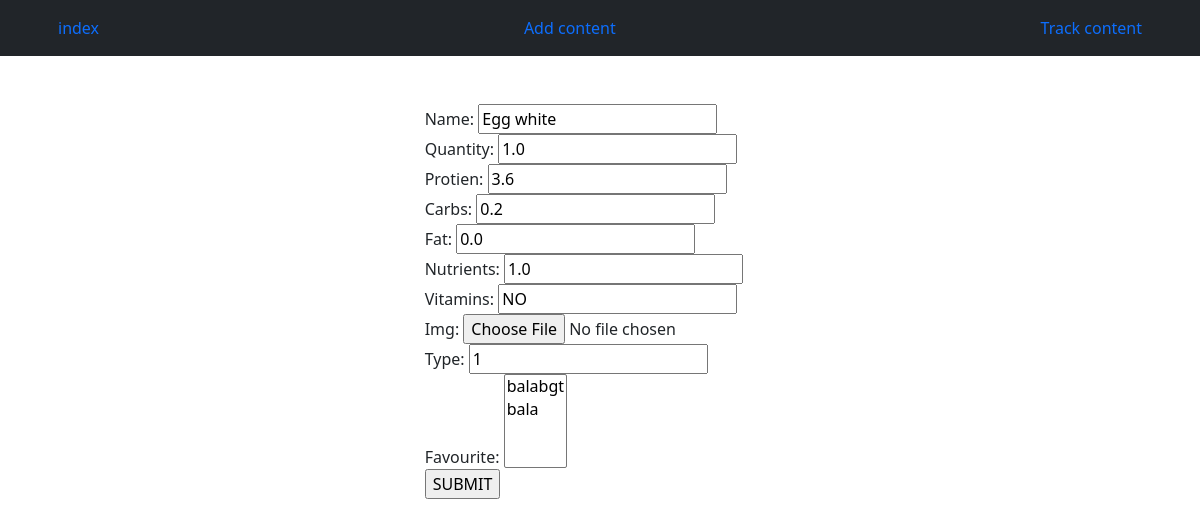
The app's page /update/2/ with its own data.
### calapp/models.py (models this page shows)
class finalmodel(models.Model):
    name=models.CharField( max_length=50)
    quantity= models.FloatField()
    protien=models.FloatField()
    carbs=models.FloatField()
    fat=models.FloatField()
    nutrients=models.FloatField()
    vitamins= models.CharField(max_length=50)
    img= models.ImageField(upload_to='foodimg/',blank=True)
    type= models.CharField(max_length=50)

### calapp/views.py (the view, shortened to what this page needs)
# urls.py: path('update/<int:pk>/',views.update,name="update"),
def update(request,pk):
    res=finalmodel.objects.get(id=pk)
    form=caloform(instance=res)
    return render(request,'update.html',{"form":form})

### calapp/forms.py
class caloform(forms.ModelForm):
    class Meta:
        model=calmodel
        fields="__all__"

### templates/update.html (shortened to what this page needs)
{% extends "base.html" %}
{% block content %}
<form action="" method="POST">
    {{form}}
    <input type="submit" value="SUBMIT">
</form>
{% endblock content %}

### records on screen
finalmodel: name "Egg white", quantity "1.0", protien "3.6", carbs "0.2", fat "0.0", nutrients "1.0", vitamins "NO", type "1"
